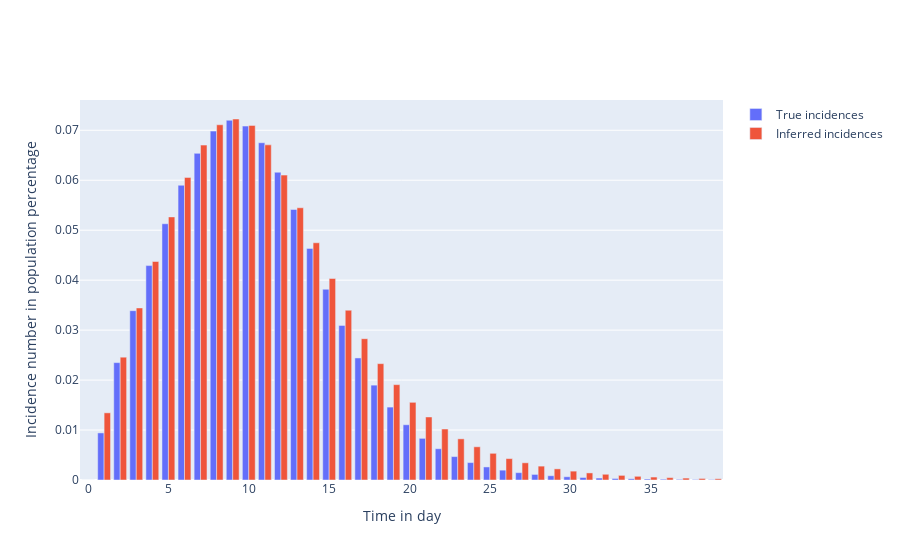

Notebook cell for this chart:
### Markdown cell above
### Compare inferred model to data

### Code cell
true_incidences = result[:, 4]
inferred_incidences = pints_model.simulate(log_parameters=log_estimates, times=times)

# Plot data and inferred incidences
fig = go.Figure()

# Plot of data
fig.add_trace(
    go.Bar(
        x=times,
        y=true_incidences,
        name='True incidences'
    )
)

# Plot of data
fig.add_trace(
    go.Bar(
        x=times,
        y=inferred_incidences,
        name='Inferred incidences'
    )
)

# Add axis labels
fig.update_layout(
    xaxis_title='Time in day',
    yaxis_title='Incidence number in population percentage'
)

fig.show()

### Figure 1 — Plotly figure (JSON) as saved in the notebook; plotly's stock layout.template omitted (floating-point values rounded to 4 significant figures)
{"data": [{"name": "True incidences", "type": "bar", "x": [0, 1, 2, 3, 4, 5, 6, 7, 8, 9, 10, 11, 12, 13, 14, 15, 16, 17, 18, 19, 20, 21, 22, 23, 24, 25, 26, 27, 28, 29, 30, 31, 32, 33, 34, 35, 36, 37, 38, 39], "y": [0, 0.009425, 0.0235, 0.03389, 0.04292, 0.05129, 0.059, 0.06538, 0.06983, 0.07201, 0.07084, 0.0675, 0.06161, 0.05415, 0.04636, 0.03818, 0.03095, 0.02443, 0.01899, 0.01459, 0.01106, 0.008338, 0.006256, 0.004687, 0.003486, 0.002613, 0.001971, 0.001472, 0.001117, 0.0008549, 0.00065, 0.000504, 0.0003927, 0.0003054, 0.000243, 0.0001938, 0.0001542, 0.0001256, 0.0001027, 8.429e-05]}, {"name": "Inferred incidences", "type": "bar", "x": [0, 1, 2, 3, 4, 5, 6, 7, 8, 9, 10, 11, 12, 13, 14, 15, 16, 17, 18, 19, 20, 21, 22, 23, 24, 25, 26, 27, 28, 29, 30, 31, 32, 33, 34, 35, 36, 37, 38, 39], "y": [0, 0.01345, 0.02458, 0.03444, 0.04374, 0.05266, 0.06057, 0.06703, 0.0711, 0.07226, 0.07098, 0.06708, 0.06103, 0.05449, 0.04748, 0.04033, 0.03398, 0.02828, 0.02329, 0.01909, 0.01555, 0.01262, 0.0102, 0.008238, 0.006647, 0.005342, 0.004283, 0.003442, 0.002778, 0.002227, 0.001776, 0.001418, 0.001146, 0.0009255, 0.0007406, 0.0005911, 0.0004747, 0.0003845, 0.0003092, 0.0002488]}], "layout": {"xaxis": {"title": {"text": "Time in day"}}, "yaxis": {"title": {"text": "Incidence number in population percentage"}}}}
